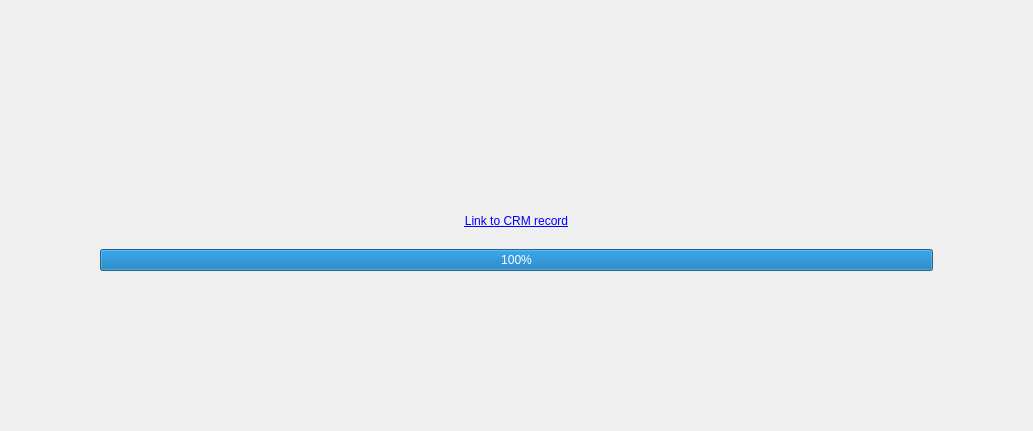
<?xml version="1.0" encoding="UTF-8"?>
<ui version="4.0">
 <class>FinishedWgt</class>
 <widget class="QWidget" name="FinishedWgt">
  <property name="geometry">
   <rect>
    <x>0</x>
    <y>0</y>
    <width>1033</width>
    <height>431</height>
   </rect>
  </property>
  <property name="windowTitle">
   <string>Form</string>
  </property>
  <layout class="QVBoxLayout" name="verticalLayout">
   <property name="spacing">
    <number>0</number>
   </property>
   <property name="leftMargin">
    <number>100</number>
   </property>
   <property name="topMargin">
    <number>160</number>
   </property>
   <property name="rightMargin">
    <number>100</number>
   </property>
   <property name="bottomMargin">
    <number>160</number>
   </property>
   <item>
    <widget class="QLabel" name="labelStatus">
     <property name="sizePolicy">
      <sizepolicy hsizetype="Expanding" vsizetype="Fixed">
       <horstretch>0</horstretch>
       <verstretch>0</verstretch>
      </sizepolicy>
     </property>
     <property name="frameShape">
      <enum>QFrame::NoFrame</enum>
     </property>
     <property name="text">
      <string/>
     </property>
     <property name="alignment">
      <set>Qt::AlignCenter</set>
     </property>
    </widget>
   </item>
   <item>
    <spacer name="verticalSpacer_2">
     <property name="orientation">
      <enum>Qt::Vertical</enum>
     </property>
     <property name="sizeHint" stdset="0">
      <size>
       <width>20</width>
       <height>40</height>
      </size>
     </property>
    </spacer>
   </item>
   <item>
    <widget class="QLabel" name="labelLinkCRM">
     <property name="text">
      <string>&lt;a href=&quot;https://google.com&quot;&gt;&lt;span style=&quot; text-decoration: underline; color:#0000ff;&quot;&gt;Link to CRM record&lt;/span&gt;&lt;/a&gt;</string>
     </property>
     <property name="alignment">
      <set>Qt::AlignCenter</set>
     </property>
     <property name="openExternalLinks">
      <bool>true</bool>
     </property>
     <property name="textInteractionFlags">
      <set>Qt::TextBrowserInteraction</set>
     </property>
    </widget>
   </item>
   <item>
    <spacer name="verticalSpacer">
     <property name="orientation">
      <enum>Qt::Vertical</enum>
     </property>
     <property name="sizeHint" stdset="0">
      <size>
       <width>20</width>
       <height>18</height>
      </size>
     </property>
    </spacer>
   </item>
   <item>
    <widget class="QProgressBar" name="progressBarInstall">
     <property name="value">
      <number>100</number>
     </property>
     <property name="alignment">
      <set>Qt::AlignCenter</set>
     </property>
     <property name="textVisible">
      <bool>true</bool>
     </property>
     <property name="invertedAppearance">
      <bool>false</bool>
     </property>
     <property name="textDirection">
      <enum>QProgressBar::TopToBottom</enum>
     </property>
    </widget>
   </item>
  </layout>
 </widget>
 <resources/>
 <connections/>
</ui>
